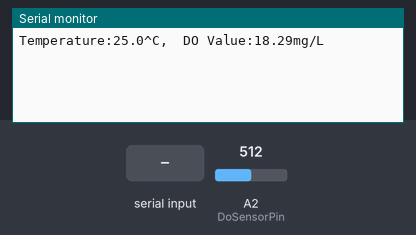
Recording of a sketch running on a simulated Arduino Uno, built with avr-gcc and run on an emulated ATmega328P. On the bench: the last lines printed to the serial monitor. Inputs (shaded band) come from the test bench; at power-on: A2 (DoSensorPin) = 512. EEPROM starts erased.

Above: at 1.2 s.
1.3 s: "CALIBRATION\n" received over Serial
At 1.8 s:
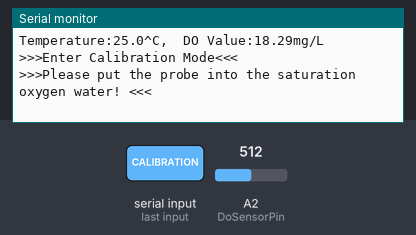
2.8 s: byte 10 ('\n') received over Serial
At 2.97 s:
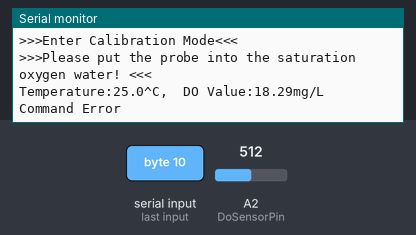
4.3 s: "EXIT\n" received over Serial
At 4.9 s:
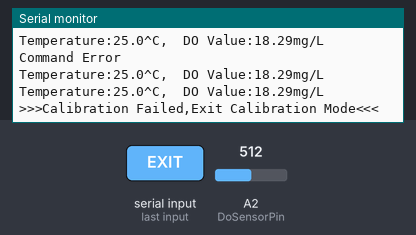
5.8 s: A2 (DoSensorPin) set to 490
At 6.8 s:
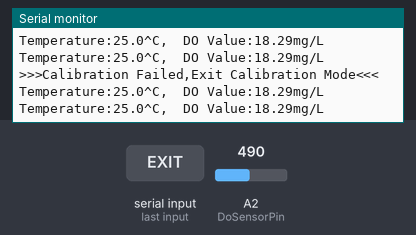
7.3 s: A2 (DoSensorPin) set to 510
At 8.8 s:
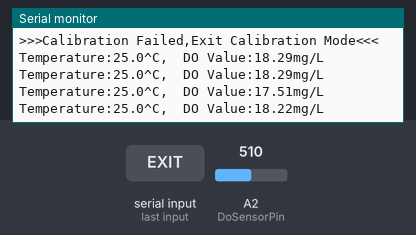
Timing chart, 0 to 9.8 s (numbered marks = the images above; inputs shaded):
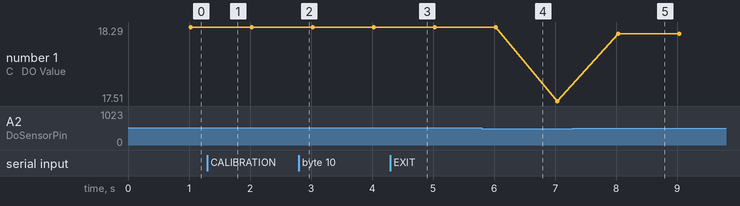

The sketch:

dissolved_oxygen.ino
```cpp
// (licence header left out)
 /***********Notice and Trouble shooting***************
 1. This code is tested on Arduino Uno and Leonardo with Arduino IDE 1.0.5 r2 and 1.8.2.
 2. More details, please click this link: <https://www.dfrobot.com/wiki/index.php/Gravity:_Analog_Dissolved_Oxygen_Sensor_SKU:SEN0237>
 ****************************************************/

#include <avr/pgmspace.h>
#include <EEPROM.h>

#define DoSensorPin  A2    //dissolved oxygen sensor analog output pin to arduino mainboard
#define VREF 5000    //for arduino uno, the ADC reference is the AVCC, that is 5000mV(TYP)
float doValue;      //current dissolved oxygen value, unit; mg/L
float temperature = 25;    //default temperature is 25^C, you can use a temperature sensor to read it

#define EEPROM_write(address, p) {int i = 0; byte *pp = (byte*)&(p);for(; i < sizeof(p); i++) EEPROM.write(address+i, pp[i]);}
#define EEPROM_read(address, p)  {int i = 0; byte *pp = (byte*)&(p);for(; i < sizeof(p); i++) pp[i]=EEPROM.read(address+i);}

#define ReceivedBufferLength 20
char receivedBuffer[ReceivedBufferLength+1];    // store the serial command
byte receivedBufferIndex = 0;

#define SCOUNT  30           // sum of sample point
int analogBuffer[SCOUNT];    //store the analog value in the array, readed from ADC
int analogBufferTemp[SCOUNT];
int analogBufferIndex = 0,copyIndex = 0;

#define SaturationDoVoltageAddress 12          //the address of the Saturation Oxygen voltage stored in the EEPROM
#define SaturationDoTemperatureAddress 16      //the address of the Saturation Oxygen temperature stored in the EEPROM
float SaturationDoVoltage,SaturationDoTemperature;
float averageVoltage;

const float SaturationValueTab[41] PROGMEM = {      //saturation dissolved oxygen concentrations at various temperatures
14.46, 14.22, 13.82, 13.44, 13.09,
12.74, 12.42, 12.11, 11.81, 11.53,
11.26, 11.01, 10.77, 10.53, 10.30,
10.08, 9.86,  9.66,  9.46,  9.27,
9.08,  8.90,  8.73,  8.57,  8.41,
8.25,  8.11,  7.96,  7.82,  7.69,
7.56,  7.43,  7.30,  7.18,  7.07,
6.95,  6.84,  6.73,  6.63,  6.53,
6.41,
};

void setup()
{
    Serial.begin(9600);
    pinMode(DoSensorPin,INPUT);
    readDoCharacteristicValues();      //read Characteristic Values calibrated from the EEPROM
}

void loop()
{
   static unsigned long analogSampleTimepoint = millis();
   if(millis()-analogSampleTimepoint > 30U)     //every 30 milliseconds,read the analog value from the ADC
   {
     analogSampleTimepoint = millis();
     analogBuffer[analogBufferIndex] = analogRead(DoSensorPin);    //read the analog value and store into the buffer
     analogBufferIndex++;
     if(analogBufferIndex == SCOUNT)
         analogBufferIndex = 0;
   }

   static unsigned long tempSampleTimepoint = millis();
   if(millis()-tempSampleTimepoint > 500U)  // every 500 milliseconds, read the temperature
   {
      tempSampleTimepoint = millis();
      //temperature = readTemperature();  // add your temperature codes here to read the temperature, unit:^C
   }

   static unsigned long printTimepoint = millis();
   if(millis()-printTimepoint > 1000U)
   {
      printTimepoint = millis();
      for(copyIndex=0;copyIndex<SCOUNT;copyIndex++)
      {
        analogBufferTemp[copyIndex]= analogBuffer[copyIndex];
      }
      averageVoltage = getMedianNum(analogBufferTemp,SCOUNT) * (float)VREF / 1024.0; // read the value more stable by the median filtering algorithm
      Serial.print(F("Temperature:"));
      Serial.print(temperature,1);
      Serial.print(F("^C"));
      doValue = pgm_read_float_near( &SaturationValueTab[0] + (int)(SaturationDoTemperature+0.5) ) * averageVoltage / SaturationDoVoltage;  //calculate the do value, doValue = Voltage / SaturationDoVoltage * SaturationDoValue(with temperature compensation)
      Serial.print(F(",  DO Value:"));
      Serial.print(doValue,2);
      Serial.println(F("mg/L"));
   }

   if(serialDataAvailable() > 0)
   {
      byte modeIndex = uartParse();  //parse the uart command received
      doCalibration(modeIndex);    // If the correct calibration command is received, the calibration function should be called.
   }

}

boolean serialDataAvailable(void)
{
  char receivedChar;
  static unsigned long receivedTimeOut = millis();
  while ( Serial.available() > 0 )
  {
    if (millis() - receivedTimeOut > 500U)
    {
      receivedBufferIndex = 0;
      memset(receivedBuffer,0,(ReceivedBufferLength+1));
    }
    receivedTimeOut = millis();
    receivedChar = Serial.read();
    if (receivedChar == '\n' || receivedBufferIndex == ReceivedBufferLength)
    {
    receivedBufferIndex = 0;
    strupr(receivedBuffer);
    return true;
    }else{
        receivedBuffer[receivedBufferIndex] = receivedChar;
        receivedBufferIndex++;
    }
  }
  return false;
}

byte uartParse()
{
    byte modeIndex = 0;
    if(strstr(receivedBuffer, "CALIBRATION") != NULL)
        modeIndex = 1;
    else if(strstr(receivedBuffer, "EXIT") != NULL)
        modeIndex = 3;
    else if(strstr(receivedBuffer, "SATCAL") != NULL)
        modeIndex = 2;
    return modeIndex;
}

void doCalibration(byte mode)
{
    char *receivedBufferPtr;
    static boolean doCalibrationFinishFlag = 0,enterCalibrationFlag = 0;
    float voltageValueStore;
    switch(mode)
    {
      case 0:
      if(enterCalibrationFlag)
         Serial.println(F("Command Error"));
      break;

      case 1:
      enterCalibrationFlag = 1;
      doCalibrationFinishFlag = 0;
      Serial.println();
      Serial.println(F(">>>Enter Calibration Mode<<<"));
      Serial.println(F(">>>Please put the probe into the saturation oxygen water! <<<"));
      Serial.println();
      break;

     case 2:
      if(enterCalibrationFlag)
      {
         Serial.println();
         Serial.println(F(">>>Saturation Calibration Finish!<<<"));
         Serial.println();
         EEPROM_write(SaturationDoVoltageAddress, averageVoltage);
         EEPROM_write(SaturationDoTemperatureAddress, temperature);
         SaturationDoVoltage = averageVoltage;
         SaturationDoTemperature = temperature;
         doCalibrationFinishFlag = 1;
      }
      break;

        case 3:
        if(enterCalibrationFlag)
        {
            Serial.println();
            if(doCalibrationFinishFlag)
               Serial.print(F(">>>Calibration Successful"));
            else
              Serial.print(F(">>>Calibration Failed"));
            Serial.println(F(",Exit Calibration Mode<<<"));
            Serial.println();
            doCalibrationFinishFlag = 0;
            enterCalibrationFlag = 0;
        }
        break;
    }
}

int getMedianNum(int bArray[], int iFilterLen)
{
      int bTab[iFilterLen];
      for (byte i = 0; i<iFilterLen; i++)
      {
      bTab[i] = bArray[i];
      }
      int i, j, bTemp;
      for (j = 0; j < iFilterLen - 1; j++)
      {
      for (i = 0; i < iFilterLen - j - 1; i++)
          {
        if (bTab[i] > bTab[i + 1])
            {
        bTemp = bTab[i];
            bTab[i] = bTab[i + 1];
        bTab[i + 1] = bTemp;
         }
      }
      }
      if ((iFilterLen & 1) > 0)
    bTemp = bTab[(iFilterLen - 1) / 2];
      else
    bTemp = (bTab[iFilterLen / 2] + bTab[iFilterLen / 2 - 1]) / 2;
      return bTemp;
}

void readDoCharacteristicValues(void)
{
    EEPROM_read(SaturationDoVoltageAddress, SaturationDoVoltage);
    EEPROM_read(SaturationDoTemperatureAddress, SaturationDoTemperature);
    if(EEPROM.read(SaturationDoVoltageAddress)==0xFF && EEPROM.read(SaturationDoVoltageAddress+1)==0xFF && EEPROM.read(SaturationDoVoltageAddress+2)==0xFF && EEPROM.read(SaturationDoVoltageAddress+3)==0xFF)
    {
      SaturationDoVoltage = 1127.6;   //default voltage:1127.6mv
      EEPROM_write(SaturationDoVoltageAddress, SaturationDoVoltage);
    }
    if(EEPROM.read(SaturationDoTemperatureAddress)==0xFF && EEPROM.read(SaturationDoTemperatureAddress+1)==0xFF && EEPROM.read(SaturationDoTemperatureAddress+2)==0xFF && EEPROM.read(SaturationDoTemperatureAddress+3)==0xFF)
    {
      SaturationDoTemperature = 25.0;   //default temperature is 25^C
      EEPROM_write(SaturationDoTemperatureAddress, SaturationDoTemperature);
    }
}
```

Measured:
- after the input at 1.3 s, the serial monitor: prints a new line at once (image 1)
- after the input at 2.8 s, the serial monitor: prints a new line at once (image 2)
- after the input at 4.3 s, the serial monitor: prints a new line at once (image 3)
- after the input at 7.3 s, the serial monitor: prints a new line after 0.73 s (image 5)
- plotted number 1: 18.29 → 17.51 after the input at 5.8 s, 17.51 → 18.22 after the input at 7.3 s
